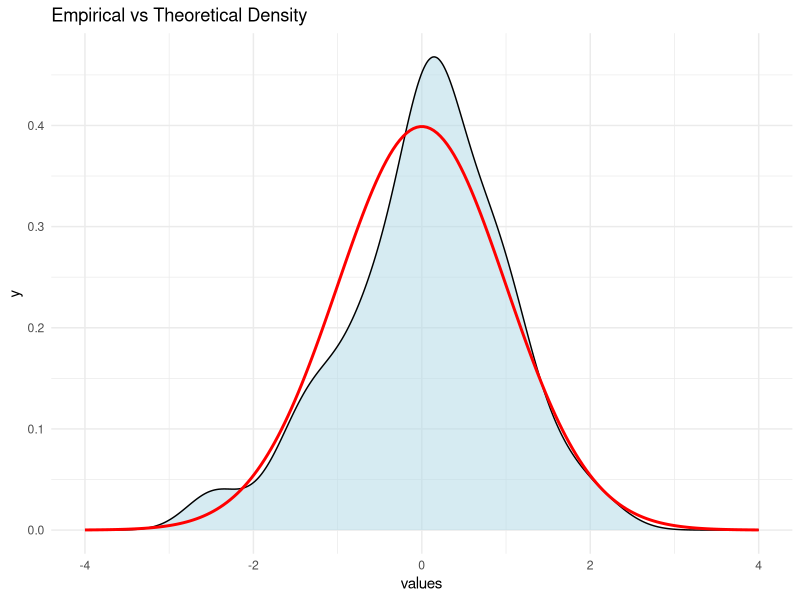

Reproduce this figure in R.
#!/usr/bin/env Rscript
# this script does what?
library(ggplot2)
library(Cairo)

data <- rnorm(100, mean = 0, sd = 1)
df_data <- data.frame(values = data)

x <- seq(-4, 4, length.out = 200)
df_theory <- data.frame(x = x, y = dnorm(x, mean = 0, sd = 1))

CairoPNG("dnor2.png", 800, 800)
ggp <- ggplot() +
            geom_density(data = df_data, aes(x = values), 
                         fill = "lightblue", alpha = 0.5) +
            geom_line(data = df_theory, aes(x = x, y = y), 
                      color = "red", linewidth = 1) +
            # geom_histogram(data = df_data, stat="density", aes(x = values), bins=10, color="gray", alpha=0.25) +
            # above not working.
            labs(title = "Empirical vs Theoretical Density") +
            theme_minimal()
show(ggp)
dev.off()
